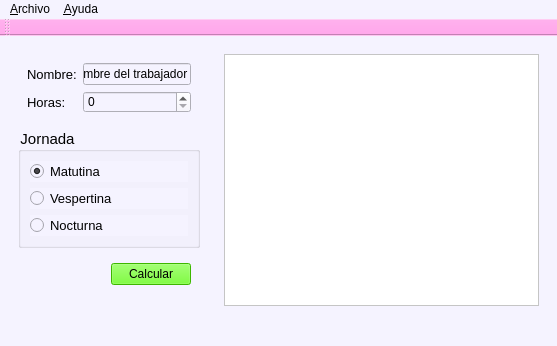
<?xml version="1.0" encoding="UTF-8"?>
<ui version="4.0">
 <class>Principal</class>
 <widget class="QMainWindow" name="Principal">
  <property name="geometry">
   <rect>
    <x>0</x>
    <y>0</y>
    <width>557</width>
    <height>346</height>
   </rect>
  </property>
  <property name="windowTitle">
   <string>Principal</string>
  </property>
  <property name="windowIcon">
   <iconset resource="Icono.qrc">
    <normaloff>:/Icono</normaloff>:/Icono</iconset>
  </property>
  <property name="styleSheet">
   <string notr="true">background-color: rgb(245, 243, 255);</string>
  </property>
  <widget class="QWidget" name="centralwidget">
   <layout class="QHBoxLayout" name="horizontalLayout_2">
    <item>
     <widget class="QWidget" name="widget_3" native="true">
      <property name="sizePolicy">
       <sizepolicy hsizetype="Fixed" vsizetype="Preferred">
        <horstretch>0</horstretch>
        <verstretch>0</verstretch>
       </sizepolicy>
      </property>
      <layout class="QVBoxLayout" name="verticalLayout_2">
       <item>
        <widget class="QWidget" name="widget" native="true">
         <layout class="QFormLayout" name="formLayout">
          <item row="0" column="0">
           <widget class="QLabel" name="label">
            <property name="font">
             <font>
              <pointsize>10</pointsize>
             </font>
            </property>
            <property name="text">
             <string>Nombre:</string>
            </property>
           </widget>
          </item>
          <item row="0" column="1">
           <widget class="QLineEdit" name="inNombre">
            <property name="enabled">
             <bool>true</bool>
            </property>
            <property name="statusTip">
             <string notr="true">Nombre del trabajador</string>
            </property>
            <property name="inputMask">
             <string/>
            </property>
            <property name="text">
             <string>Nombre del trabajador</string>
            </property>
           </widget>
          </item>
          <item row="1" column="0">
           <widget class="QLabel" name="label_2">
            <property name="font">
             <font>
              <pointsize>10</pointsize>
             </font>
            </property>
            <property name="text">
             <string>Horas:</string>
            </property>
           </widget>
          </item>
          <item row="1" column="1">
           <widget class="QSpinBox" name="inHoras">
            <property name="toolTip">
             <string/>
            </property>
            <property name="statusTip">
             <string>Horas trabajdas</string>
            </property>
            <property name="maximum">
             <number>50</number>
            </property>
           </widget>
          </item>
         </layout>
        </widget>
       </item>
       <item>
        <widget class="QGroupBox" name="groupBox">
         <property name="font">
          <font>
           <pointsize>11</pointsize>
          </font>
         </property>
         <property name="title">
          <string>Jornada</string>
         </property>
         <layout class="QVBoxLayout" name="verticalLayout">
          <item>
           <widget class="QRadioButton" name="inMatutina">
            <property name="font">
             <font>
              <pointsize>10</pointsize>
             </font>
            </property>
            <property name="statusTip">
             <string>Jornada mañana</string>
            </property>
            <property name="text">
             <string>Matutina</string>
            </property>
            <property name="checked">
             <bool>true</bool>
            </property>
           </widget>
          </item>
          <item>
           <widget class="QRadioButton" name="inVespertina">
            <property name="font">
             <font>
              <pointsize>10</pointsize>
             </font>
            </property>
            <property name="statusTip">
             <string>Jornada tarde</string>
            </property>
            <property name="text">
             <string>Vespertina</string>
            </property>
           </widget>
          </item>
          <item>
           <widget class="QRadioButton" name="inNocturna">
            <property name="font">
             <font>
              <pointsize>10</pointsize>
             </font>
            </property>
            <property name="statusTip">
             <string>Jornada de noche</string>
            </property>
            <property name="text">
             <string>Nocturna</string>
            </property>
           </widget>
          </item>
         </layout>
        </widget>
       </item>
       <item>
        <widget class="QWidget" name="widget_2" native="true">
         <layout class="QHBoxLayout" name="horizontalLayout">
          <item>
           <spacer name="horizontalSpacer">
            <property name="orientation">
             <enum>Qt::Horizontal</enum>
            </property>
            <property name="sizeHint" stdset="0">
             <size>
              <width>40</width>
              <height>20</height>
             </size>
            </property>
           </spacer>
          </item>
          <item>
           <widget class="QPushButton" name="cmdCalcular">
            <property name="statusTip">
             <string>Calcular salario</string>
            </property>
            <property name="styleSheet">
             <string notr="true">background-color: rgb(85, 255, 0);</string>
            </property>
            <property name="text">
             <string>Calcular</string>
            </property>
           </widget>
          </item>
         </layout>
        </widget>
       </item>
       <item>
        <spacer name="verticalSpacer">
         <property name="orientation">
          <enum>Qt::Vertical</enum>
         </property>
         <property name="sizeHint" stdset="0">
          <size>
           <width>20</width>
           <height>40</height>
          </size>
         </property>
        </spacer>
       </item>
      </layout>
     </widget>
    </item>
    <item>
     <widget class="QWidget" name="widget_4" native="true">
      <layout class="QVBoxLayout" name="verticalLayout_3">
       <item>
        <widget class="QPlainTextEdit" name="outResultados">
         <property name="styleSheet">
          <string notr="true">background-color: rgb(255, 255, 255);</string>
         </property>
        </widget>
       </item>
      </layout>
     </widget>
    </item>
   </layout>
  </widget>
  <widget class="QToolBar" name="toolBar">
   <property name="windowTitle">
    <string>toolBar</string>
   </property>
   <property name="styleSheet">
    <string notr="true">background-color: rgb(255, 167, 235);</string>
   </property>
   <attribute name="toolBarArea">
    <enum>TopToolBarArea</enum>
   </attribute>
   <attribute name="toolBarBreak">
    <bool>false</bool>
   </attribute>
  </widget>
  <widget class="QStatusBar" name="statusBar"/>
  <widget class="QMenuBar" name="menuBar">
   <property name="geometry">
    <rect>
     <x>0</x>
     <y>0</y>
     <width>557</width>
     <height>21</height>
    </rect>
   </property>
   <property name="styleSheet">
    <string notr="true"/>
   </property>
   <widget class="QMenu" name="menuArchivo">
    <property name="title">
     <string>&amp;Archivo</string>
    </property>
    <addaction name="actionNuevo"/>
    <addaction name="actionAbrir"/>
    <addaction name="actionGuardar"/>
    <addaction name="actionCalcular"/>
    <addaction name="actionSalir"/>
   </widget>
   <widget class="QMenu" name="menuAyuda">
    <property name="title">
     <string>&amp;Ayuda</string>
    </property>
   </widget>
   <addaction name="menuArchivo"/>
   <addaction name="menuAyuda"/>
  </widget>
  <action name="actionAbrir">
   <property name="text">
    <string>Abrir</string>
   </property>
   <property name="shortcut">
    <string>Ctrl+A</string>
   </property>
  </action>
  <action name="actionGuardar">
   <property name="text">
    <string>Guardar</string>
   </property>
   <property name="shortcut">
    <string>Ctrl+G</string>
   </property>
  </action>
  <action name="actionCalcular">
   <property name="text">
    <string>Calcular</string>
   </property>
   <property name="shortcut">
    <string>F1</string>
   </property>
  </action>
  <action name="actionSalir">
   <property name="text">
    <string>Salir</string>
   </property>
   <property name="shortcut">
    <string>Ctrl+Q</string>
   </property>
  </action>
  <action name="actionNuevo">
   <property name="text">
    <string>Nuevo</string>
   </property>
   <property name="shortcut">
    <string>Ctrl+N</string>
   </property>
  </action>
 </widget>
 <resources>
  <include location="Icono.qrc"/>
 </resources>
 <connections>
  <connection>
   <sender>actionSalir</sender>
   <signal>triggered()</signal>
   <receiver>Principal</receiver>
   <slot>close()</slot>
   <hints>
    <hint type="sourcelabel">
     <x>-1</x>
     <y>-1</y>
    </hint>
    <hint type="destinationlabel">
     <x>278</x>
     <y>172</y>
    </hint>
   </hints>
  </connection>
 </connections>
</ui>
